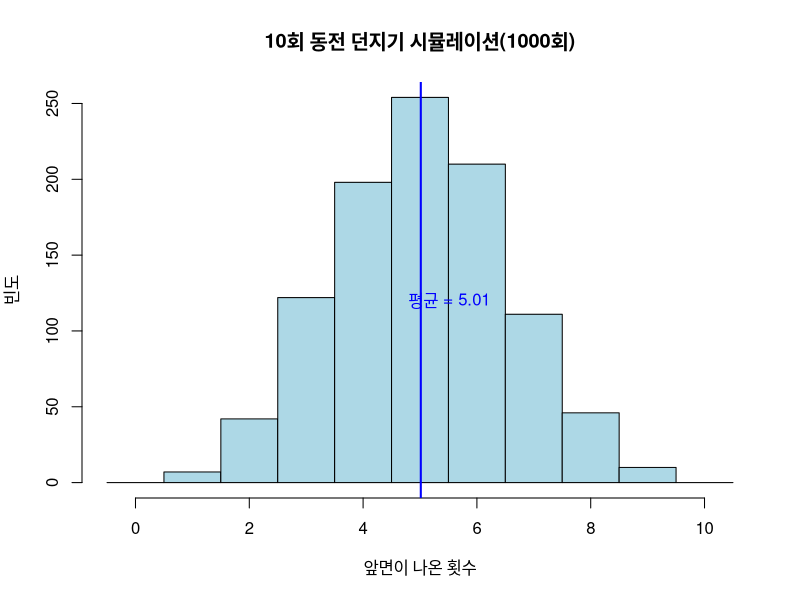

Generate this figure with R:
## ---- chunk 1
knitr::opts_chunk$set(echo = TRUE)
## ---- chunk 2
x <- c(1, 2, 3, 4, 5)
y <- c(5, 4, 3, 2, 1)
sum(x * y)
## ---- chunk 3
t(x) %*% y
## ---- chunk 4
set.seed(100)

n <- 10
n_s <- 1000
results <- replicate(n_s, sum(sample(c(1,0), n, replace = TRUE)))

head(results)

mean_heads <- mean(results)
mean_heads
## ---- chunk 5
hist(results, breaks = 0 : (n+1)-0.5, col = "lightblue",
     main = "10회 동전 던지기 시뮬레이션(1000회)",
     xlab = "앞면이 나온 횟수", ylab = "빈도")

abline(v = mean_heads, col = "blue", lwd = 2)
text(mean_heads+0.5, 120, paste0("평균 = ", round(mean_heads,2)), col = "blue")

# 0~10 앞면이 나올 확률 계산
table(results)/n
